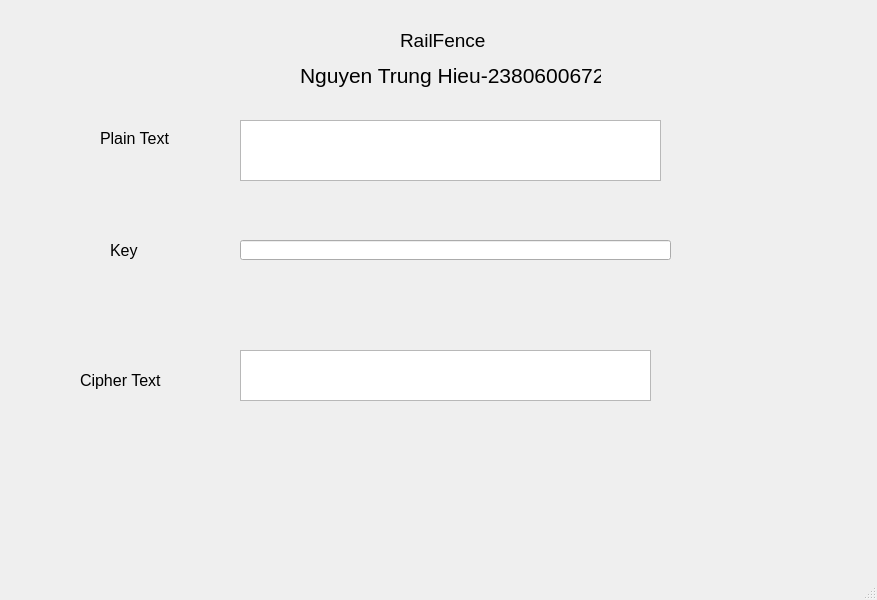
<?xml version="1.0" encoding="UTF-8"?>
<ui version="4.0">
 <class>MainWindow</class>
 <widget class="QMainWindow" name="MainWindow">
  <property name="geometry">
   <rect>
    <x>0</x>
    <y>0</y>
    <width>877</width>
    <height>600</height>
   </rect>
  </property>
  <property name="windowTitle">
   <string>MainWindow</string>
  </property>
  <widget class="QWidget" name="centralwidget">
   <widget class="QLabel" name="label">
    <property name="geometry">
     <rect>
      <x>400</x>
      <y>30</y>
      <width>91</width>
      <height>21</height>
     </rect>
    </property>
    <property name="font">
     <font>
      <pointsize>14</pointsize>
     </font>
    </property>
    <property name="text">
     <string>RailFence</string>
    </property>
   </widget>
   <widget class="QTextEdit" name="txt_ciphertext">
    <property name="geometry">
     <rect>
      <x>240</x>
      <y>350</y>
      <width>411</width>
      <height>51</height>
     </rect>
    </property>
   </widget>
   <widget class="QLabel" name="label_4">
    <property name="geometry">
     <rect>
      <x>110</x>
      <y>240</y>
      <width>47</width>
      <height>21</height>
     </rect>
    </property>
    <property name="font">
     <font>
      <pointsize>12</pointsize>
     </font>
    </property>
    <property name="text">
     <string>Key</string>
    </property>
   </widget>
   <widget class="QTextEdit" name="txt_plaintext">
    <property name="geometry">
     <rect>
      <x>240</x>
      <y>120</y>
      <width>421</width>
      <height>61</height>
     </rect>
    </property>
   </widget>
   <widget class="QLabel" name="label_5">
    <property name="geometry">
     <rect>
      <x>80</x>
      <y>370</y>
      <width>91</width>
      <height>21</height>
     </rect>
    </property>
    <property name="font">
     <font>
      <pointsize>12</pointsize>
     </font>
    </property>
    <property name="text">
     <string>Cipher Text</string>
    </property>
   </widget>
   <widget class="QLabel" name="label_2">
    <property name="geometry">
     <rect>
      <x>300</x>
      <y>60</y>
      <width>301</width>
      <height>31</height>
     </rect>
    </property>
    <property name="font">
     <font>
      <pointsize>16</pointsize>
     </font>
    </property>
    <property name="text">
     <string>Nguyen Trung Hieu-2380600672</string>
    </property>
   </widget>
   <widget class="QLineEdit" name="txt_key">
    <property name="geometry">
     <rect>
      <x>240</x>
      <y>240</y>
      <width>431</width>
      <height>20</height>
     </rect>
    </property>
   </widget>
   <widget class="QLabel" name="label_3">
    <property name="geometry">
     <rect>
      <x>100</x>
      <y>130</y>
      <width>81</width>
      <height>16</height>
     </rect>
    </property>
    <property name="font">
     <font>
      <pointsize>12</pointsize>
     </font>
    </property>
    <property name="text">
     <string>Plain Text</string>
    </property>
   </widget>
  </widget>
  <widget class="QMenuBar" name="menubar">
   <property name="geometry">
    <rect>
     <x>0</x>
     <y>0</y>
     <width>877</width>
     <height>21</height>
    </rect>
   </property>
  </widget>
  <widget class="QStatusBar" name="statusbar"/>
 </widget>
 <resources/>
 <connections/>
</ui>
